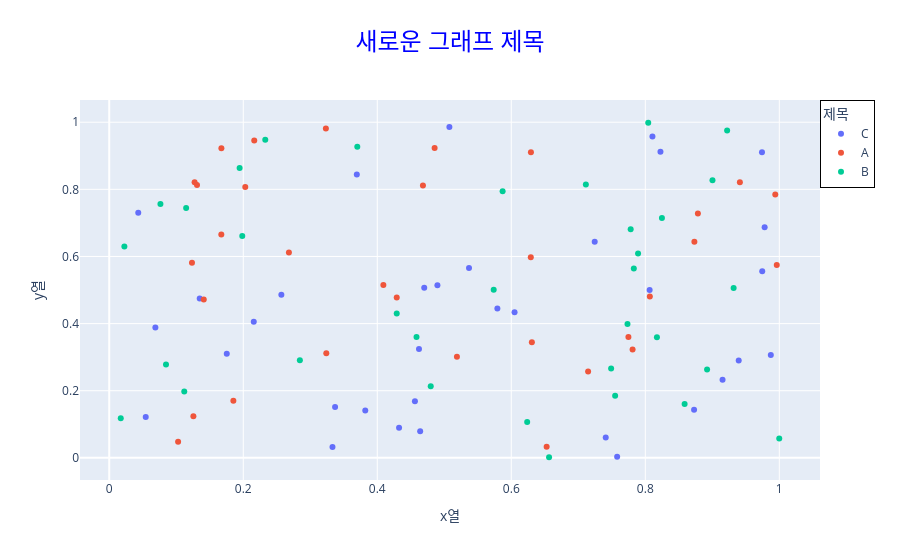

Source (notebook cell):
### Code cell
#산점도 그래프 예제

import plotly.express as px
import pandas as pd
import numpy as np

df = pd.DataFrame({
    "x열": np.random.rand(100), # 0~1미만의 실수자료형의 난수형태 값을 랜덤으로 생성
    "y열": np.random.rand(100),
    "색상기준열": np.random.choice(["A", "B", "C"], 100)
})

fig = px.scatter(
    df,
    x="x열",
    y="y열",
    color="색상기준열",
    title="산점도 예제"
)

fig.update_layout(
    title = {
        "text":"새로운 그래프 제목",
        "font":{"size":24, "color": "#00f"},
        "x": 0.5
    },
    # legend = {
    #     "title":"제목",
    #     "x": 1.02,
    #     "y": 1,
    #     "bordercolor": "#A11",
    #     "borderwidth": 1
    # }
    legend = dict(title="제목", x=1, y=1, bordercolor="black", borderwidth=1)
)

fig.show()

### Figure 1 — Plotly figure (JSON) as saved in the notebook; plotly's stock layout.template omitted (floating-point values rounded to 4 significant figures)
{"data": [{"hovertemplate": "색상기준열=C<br>x열=%{x}<br>y열=%{y}<extra></extra>", "legendgroup": "C", "marker": {"color": "#636efa", "symbol": "circle"}, "mode": "markers", "name": "C", "orientation": "v", "showlegend": true, "type": "scatter", "x": [0.3821, 0.04331, 0.06885, 0.8226, 0.4898, 0.9873, 0.7245, 0.9781, 0.2157, 0.3695, 0.4325, 0.741, 0.4701, 0.6049, 0.758, 0.9741, 0.5792, 0.135, 0.3371, 0.4623, 0.9394, 0.3332, 0.8728, 0.464, 0.2569, 0.9153, 0.1754, 0.4562, 0.9745, 0.5369, 0.5077, 0.8065, 0.8107, 0.05447], "xaxis": "x", "y": [0.1414, 0.7303, 0.3884, 0.9119, 0.5143, 0.3066, 0.6437, 0.687, 0.4055, 0.8443, 0.08965, 0.06039, 0.5069, 0.4337, 0.002953, 0.9104, 0.4452, 0.4751, 0.1514, 0.3244, 0.2899, 0.03211, 0.1436, 0.07918, 0.486, 0.2329, 0.3101, 0.1685, 0.5562, 0.5653, 0.986, 0.5004, 0.9577, 0.1216], "yaxis": "y"}, {"hovertemplate": "색상기준열=A<br>x열=%{x}<br>y열=%{y}<extra></extra>", "legendgroup": "A", "marker": {"color": "#EF553B", "symbol": "circle"}, "mode": "markers", "name": "A", "orientation": "v", "showlegend": true, "type": "scatter", "x": [0.3233, 0.4682, 0.4291, 0.6528, 0.7748, 0.1274, 0.1028, 0.6307, 0.1853, 0.131, 0.203, 0.6293, 0.1256, 0.1411, 0.781, 0.9962, 0.6291, 0.1673, 0.8733, 0.4091, 0.1235, 0.8785, 0.7146, 0.2164, 0.9411, 0.5189, 0.4856, 0.1674, 0.8068, 0.3239, 0.994, 0.2681], "xaxis": "x", "y": [0.9812, 0.8111, 0.4775, 0.03337, 0.3603, 0.8214, 0.04785, 0.3441, 0.17, 0.8133, 0.8073, 0.9103, 0.124, 0.4718, 0.3231, 0.5743, 0.598, 0.6657, 0.6435, 0.5149, 0.5816, 0.7278, 0.2575, 0.9454, 0.8213, 0.301, 0.9235, 0.9224, 0.4809, 0.3115, 0.7847, 0.6115], "yaxis": "y"}, {"hovertemplate": "색상기준열=B<br>x열=%{x}<br>y열=%{y}<extra></extra>", "legendgroup": "B", "marker": {"color": "#00cc96", "symbol": "circle"}, "mode": "markers", "name": "B", "orientation": "v", "showlegend": true, "type": "scatter", "x": [0.8044, 0.8248, 0.0847, 0.1148, 0.5738, 0.4586, 0.7734, 0.9221, 0.4798, 0.9003, 0.6564, 0.7829, 0.01719, 0.1946, 0.7892, 0.3702, 0.755, 0.02261, 0.07639, 0.9318, 0.9999, 0.2329, 0.8173, 0.1985, 0.2845, 0.749, 0.7113, 0.8587, 0.8922, 0.6237, 0.4291, 0.7782, 0.5871, 0.112], "xaxis": "x", "y": [0.9984, 0.7146, 0.2778, 0.7444, 0.5011, 0.3598, 0.3988, 0.9755, 0.213, 0.8271, 0.001809, 0.5638, 0.1182, 0.8639, 0.6086, 0.9267, 0.1853, 0.6293, 0.7563, 0.506, 0.05762, 0.9478, 0.3595, 0.6608, 0.2906, 0.2664, 0.8145, 0.1604, 0.2632, 0.1066, 0.4299, 0.6809, 0.7946, 0.198], "yaxis": "y"}], "layout": {"legend": {"bordercolor": "black", "borderwidth": 1, "title": {"text": "제목"}, "tracegroupgap": 0, "x": 1, "y": 1}, "title": {"font": {"color": "#00f", "size": 24}, "text": "새로운 그래프 제목", "x": 0.5}, "xaxis": {"anchor": "y", "domain": [0, 1], "title": {"text": "x열"}}, "yaxis": {"anchor": "x", "domain": [0, 1], "title": {"text": "y열"}}}}
